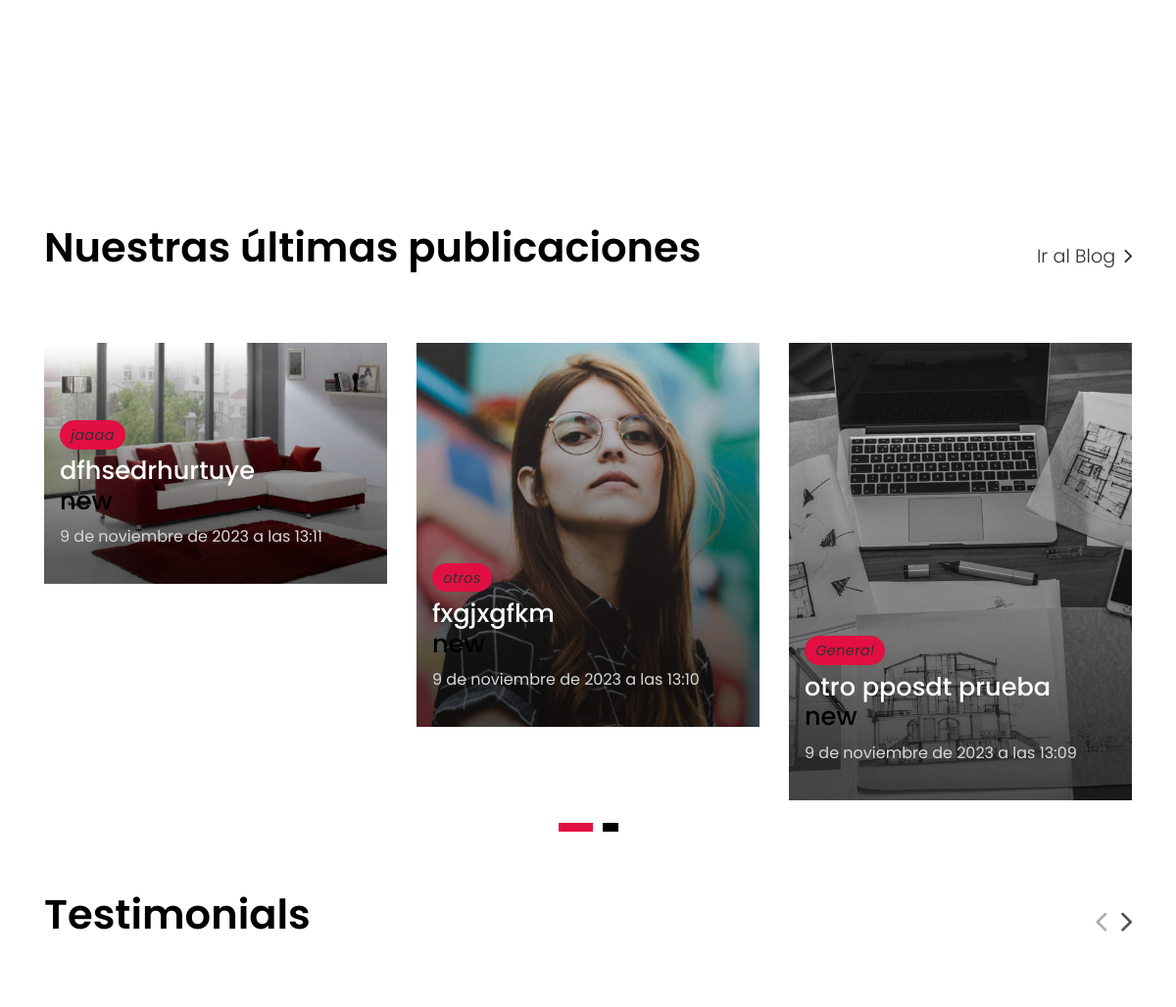
Before: / (middle part) with the older database file.
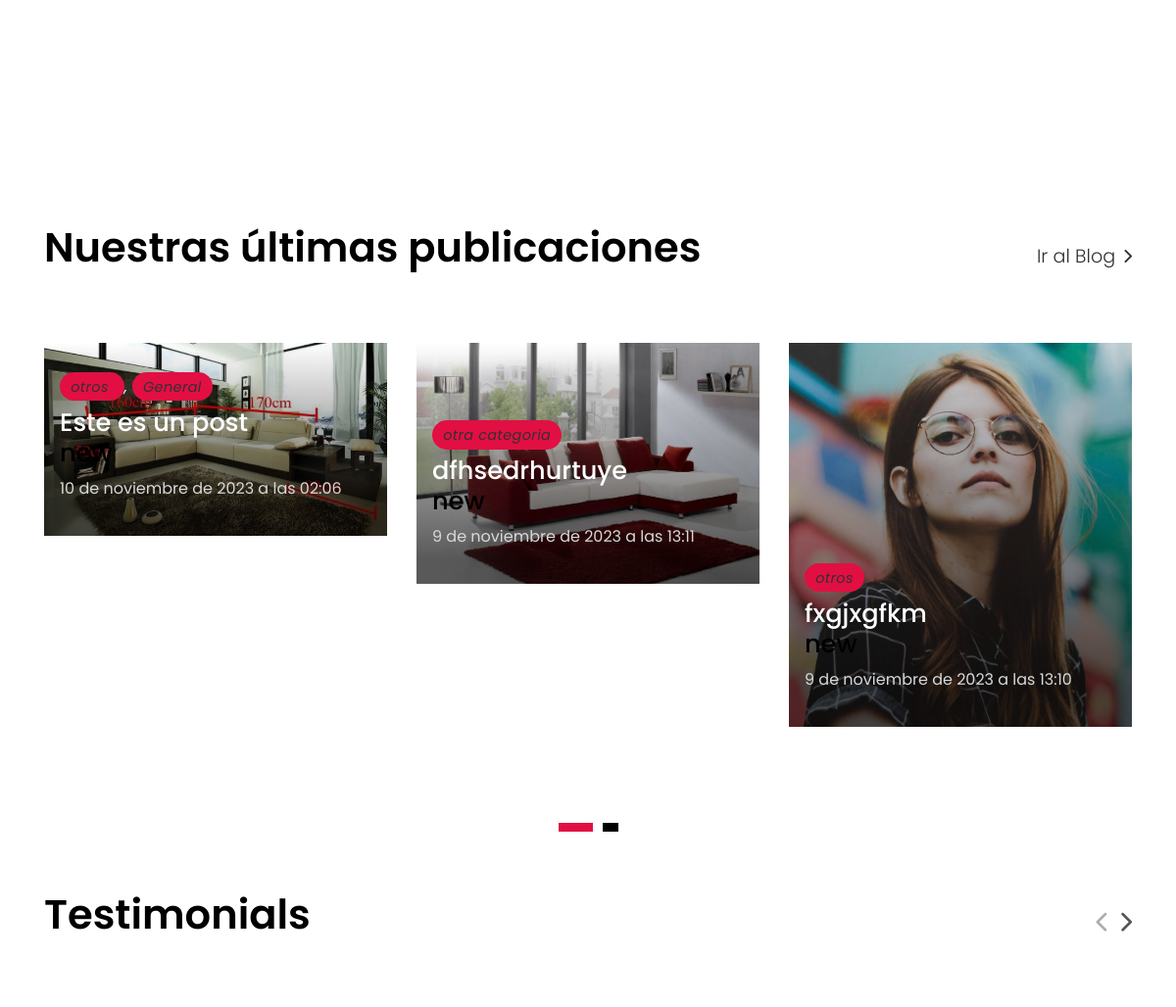
After: the same page with the newer database file.
### blog/models.py (models this page shows, shortened)
class Post(models.Model):
    title = models.CharField(max_length=200, verbose_name='Título')
    content = RichTextField(verbose_name='Contenido completo')
    published = models.DateTimeField(verbose_name='Fecha de Publicación', default=now)
    image = models.ImageField(verbose_name='Imagen', upload_to='Blog', null=True, blank=True)
    author = models.ForeignKey(User, verbose_name='Autor', on_delete=models.PROTECT)
    categories = models.ManyToManyField(Category, verbose_name='Categorías', related_name='get_posts')
    created = models.DateTimeField(auto_now_add=True, verbose_name='Fecha de Creación')
    updated = models.DateTimeField(auto_now=True, verbose_name='Fecha de Edición')
    class Meta:
        verbose_name = 'Entrada'
        verbose_name_plural = 'Entradas'
        ordering = ['-created']

class Category(models.Model):
    name = models.CharField(max_length=100, verbose_name='Nombre')
    created = models.DateTimeField(auto_now_add=True, verbose_name='Fecha de Creación')
    updated = models.DateTimeField(auto_now=True, verbose_name='Fecha de Edición')
    class Meta:
        verbose_name = 'Categoría'
        verbose_name_plural = 'Categorías'
        ordering = ['-created']

### core/views.py (the view)
# urls.py: path('', views.home, name='home'),
def home(request):
    services_data = Services.objects.all()  # Obtén todos los datos de servicios
    categories = Category.objects.all()  # Obtén todas las categorías
    recent_posts = Post.objects.order_by('-published')[:4]  # Obtén las 3 publicaciones más recientes
    projects_data = Project.objects.all()
    return render(request, 'core/home.html', {'services': services_data, 'recent_posts': recent_posts, 'categories': categories, 'projects': projects_data})

### pages/templatetags/pages_extras.py (called while the page is built)
@register.simple_tag
def get_page_list():
    pages= Page.objects.all()
    return pages

### social/processors.py (called while the page is built)
def ctx_dict(request):
    ctx={}
    links=Link.objects.all()
    for link in links:
        ctx[link.key]=link.url
    return ctx

### core/templates/core/home.html (shortened to what this page needs)
{% extends 'core/base.html' %}
{% load static %}
{% block content %}
<section class="section-services section-t8">
  <div class="container">
  </div>
</section>
<section class="section-news section-t8">
  <div class="container">
    <div class="row">
      <div class="col-md-12">
        <div class="title-wrap d-flex justify-content-between">
          <div class="title-box">
            <h2 class="title-a">Nuestras últimas publicaciones</h2>
          </div>
          <div class="title-link">
            <a href="{% url 'blog' %}">Ir al Blog
              <span class="ion-ios-arrow-forward"></span>
            </a>
          </div>
        </div>
      </div>
    </div>
    <div id="new-carousel" class="owl-carousel owl-theme">
      {% for post in recent_posts %}
      <div class="carousel-item-c">
        <div class="card-box-b card-shadow news-box">
          <div class="img-box-b">
            {% if post.image %}
            <img src="{{post.image.url}}" alt="" class="img-b img-fluid">
            {% else %}
              <p>No hay imagen disponible</p>
            {% endif %}
          </div>
          <div class="card-overlay">
            <div class="card-header-b">
              <div class="card-category-b">
                <em>
                  {% for category in post.categories.all %}
                  <a href="{% url 'category' category.id %}" class="category-b">
                    {{ category.name }}
                  </a>
                  {% if not forloop.last %}, {% endif %}
                  {% endfor %}
                </em>
              </div>
              <div class="card-title-b">
                <h2 class="title-2">
                  <a href="{% url 'blog_single' post.id %}">{{ post.title }}</a>
                  <br> new</a>
                </h2>
              </div>
              <div class="card-date">
                <span class="date-b">{{post.published}}</span>
              </div>
            </div>
          </div>
        </div>
      </div>
      {% endfor %}
    </div>
  </div>
</section>
<section class="section-testimonials section-t8 nav-arrow-a">
  <div class="container">
    <div class="row">
      <div class="col-md-12">
        <div class="title-wrap d-flex justify-content-between">
          <div class="title-box">
            <h2 class="title-a">Testimonials</h2>
          </div>
        </div>
      </div>
    </div>
  </div>
</section>
{% endblock %}

Changed rows visible on the page:
no longer on this page (row unchanged): Post: image (picture), title "otro pposdt prueba", published "9 de noviembre de 2023 a las 13:09", Category (name "General")
added Post: image (picture), title "Este es un post", published "10 de noviembre de 2023 a las 02:06", Category (name "otros"), Category (name "General")
changed Category: name "jaaaa" → "otra categoria"
